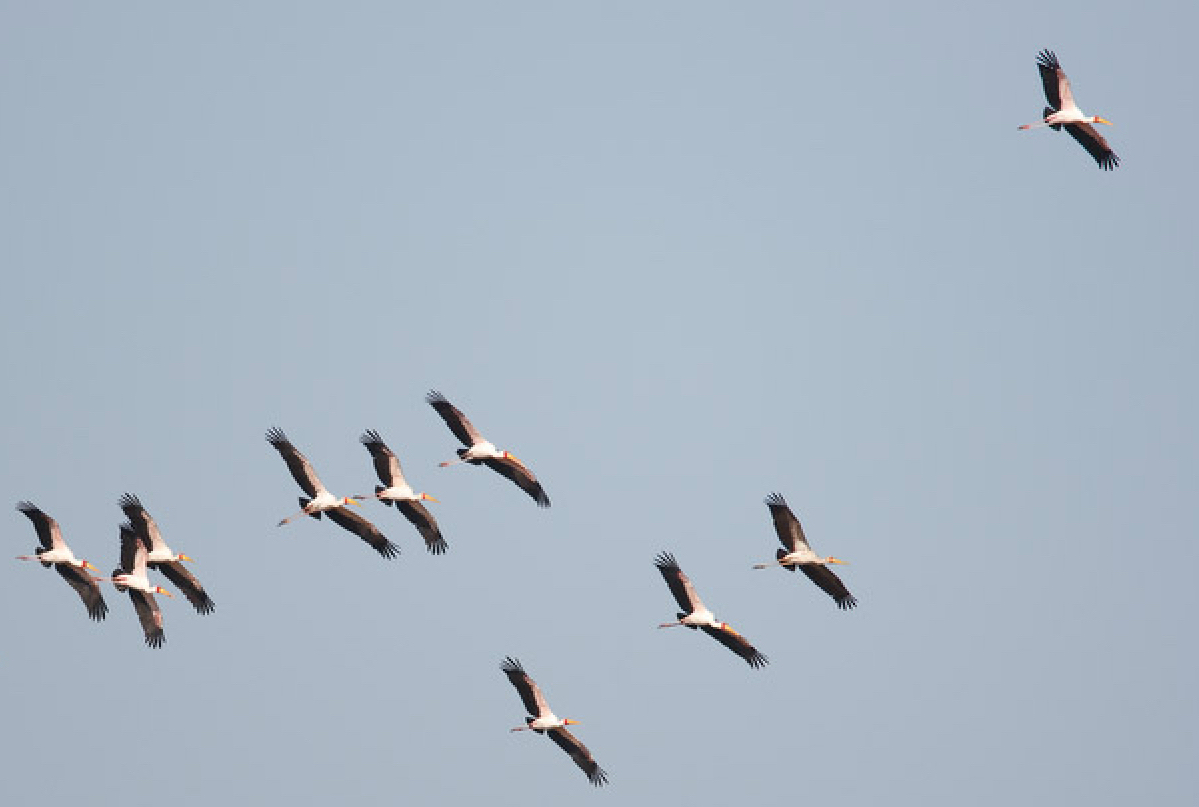
#> input picture computer_vision/lab1/birds.jpg, 1199 x 807 px
$ jupyter execute convolution.ipynb
#> lines starting #> are read from the running program, lines starting #| are printed output that depends on the picture
[cell 1]
import matplotlib.pyplot as plt
import numpy as np
from tqdm import trange

# 1D Conv

[cell 2]
def conv1d_zeropad(l, h):
    """l: signal, h: conv kernel"""
    assert len(l.shape) == 1
    assert len(h.shape) == 1

    out = np.zeros(l.shape[0] + h.shape[0] - 1)
    for n in range(out.shape[0]):
        out[n] = 0
        for k in range(l.shape[0]):
            hidx = n - k
            if hidx >= 0 and hidx < h.shape[0]:
                out[n] += h[hidx] * l[k]
    return out


l = np.array([1, 2, 3, 4])
h = np.array([-1, -2, -3])
conv1d_zeropad(l, h)

[cell 3]
def crosscorr1d_zeropad(l, h):
    assert len(l.shape) == 1
    assert len(h.shape) == 1

    out = np.zeros(l.shape[0])  # TODO: boundary
    for n in range(out.shape[0]):
        out[n] = 0
        for k in range(h.shape[0]):
            lidx = n + k
            if lidx >= 0 and lidx < l.shape[0]:
                out[n] += h[k] * l[lidx]
    return out


l = np.array([1, 2, 3, 4])
h = np.array([-1, -2, -3])
crosscorr1d_zeropad(l, h)

# 2D

[cell 4]
def conv2d_zeropad(l, h):
    assert len(l.shape) == 2
    assert len(h.shape) == 2

    out = np.zeros(shape=(l.shape[0] + h.shape[0] - 1, l.shape[1] + h.shape[1] - 1))
    for n in range(out.shape[0]):
        for m in range(out.shape[1]):
            out[n, m] = 0
            for k in range(l.shape[0]):
                for j in range(l.shape[1]):
                    hidx_n = n - k
                    hidx_m = m - j
                    if (
                        hidx_n >= 0
                        and hidx_n < h.shape[0]
                        and hidx_m >= 0
                        and hidx_m < h.shape[1]
                    ):
                        out[n, m] += h[hidx_n, hidx_m] * l[k, j]
    return out


def crosscorr2d_zeropad(l, h):
    assert len(l.shape) == 2
    assert len(h.shape) == 2

    out = np.zeros(shape=(l.shape[0], l.shape[1]))  # TODO: boundary?
    for n in trange(out.shape[0], ncols=80):
        for m in range(out.shape[1]):
            out[n, m] = 0
            for k in range(h.shape[0]):
                for j in range(h.shape[1]):
                    lidx_n = n + k
                    lidx_m = m + j
                    if (
                        lidx_n >= 0
                        and lidx_n < l.shape[0]
                        and lidx_m >= 0
                        and lidx_m < l.shape[1]
                    ):
                        out[n, m] += h[k, j] * l[lidx_n, lidx_m]
    return out

# Template Matching

[visionbook](https://visionbook.mit.edu/linear_image_filtering.html)

We can use cross-correlation to "match templates". This is a very simple and naive object detector. It's shift-invariant, but it doesn't deal with scale, rotation, illumination or any non-trivial intra-class variation.

Notice that for matching we need _cross-correlation_, not _convolution_.

We use a simple triangle as a pattern:

[cell 5]
kernel = np.array([[0, 0, 1, 0, 0], [0, 1, 1, 1, 0], [1, 1, 1, 1, 1]])
plt.matshow(kernel)
plt.show()

Now, we create some images that contain the pattern and it's flipped version.

[cell 6]
image = np.zeros(shape=(10, 10))
image[3, 5] = 1
image[8, 8] = 1
plt.matshow(image)

out = conv2d_zeropad(image, kernel)
plt.matshow(out)
plt.show()
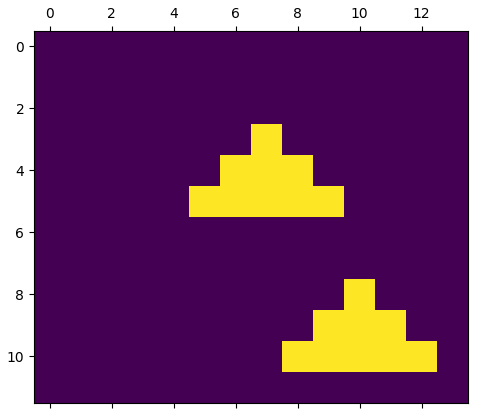
#> figure drawn by matplotlib, 1 panel

out = crosscorr2d_zeropad(image, kernel)
plt.matshow(out)
plt.show()

How can we detect this pattern in an image? we slide the pattern in every possible position and we compute the similarity between the local patch of the image and the pattern. Cross-correlation does what we want.

[cell 7]
kernel = np.array([[0, 0, 1, 0, 0], [0, 1, 1, 1, 0], [1, 1, 1, 1, 1]])
plt.matshow(kernel)

image = np.zeros(shape=(30, 30))
image[10:13, 10:15] = kernel
image[15:18, 20:25] = kernel

image[5:8, 20:25] = kernel[::-1]

plt.matshow(image)

out = conv2d_zeropad(image, kernel)
plt.matshow(out)

out = crosscorr2d_zeropad(image, kernel)
plt.matshow(out)
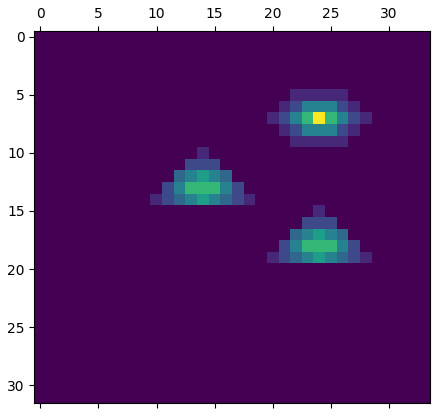
#> figure drawn by matplotlib, 1 panel

There is one final issue we have to address. Cross-correlation is not normalized, so brighter patterns (higher pixel values) will always have higher correlations. To fix this issue, we normalize the template and divide the cross-correlation results by the local standard deviation (as in eq. in the book).

[cell 8]
def template_matching(l, h):
    assert len(l.shape) == 2
    assert len(h.shape) == 2
    eps = 10 ** (-5)  # small value for stable non-zero divisions

    h_mu = h.mean()
    h_std = h.std() + eps
    h = (h - h_mu) / h_std  # normalized kernel -> template

    out = np.zeros(shape=(l.shape[0], l.shape[1]))  # TODO: boundary?
    for n in trange(out.shape[0], ncols=80):
        for m in range(out.shape[1]):
            out[n, m] = 0
            for k in range(h.shape[0]):
                for j in range(h.shape[1]):
                    lidx_n = n + k
                    lidx_m = m + j
                    if (
                        lidx_n >= 0
                        and lidx_n < l.shape[0]
                        and lidx_m >= 0
                        and lidx_m < l.shape[1]
                    ):
                        out[n, m] += h[k, j] * l[lidx_n, lidx_m]
            # normalize
            out[n, m] = out[n, m] / (
                l[n : n + h.shape[0], m : m + h.shape[1]].std() + eps
            )
    return out


kernel = np.array([[0, 0, 1, 0, 0], [0, 1, 1, 1, 0], [1, 1, 1, 1, 1]])
plt.matshow(kernel)

image = np.zeros(shape=(30, 30))
image[10:13, 10:15] = kernel
image[15:18, 20:25] = kernel
image[22:28, 3:13] = 1

image[5:8, 20:25] = kernel[::-1]
plt.matshow(image)

out = crosscorr2d_zeropad(image, kernel)
plt.matshow(out)

out = template_matching(image, kernel)
plt.matshow(out)
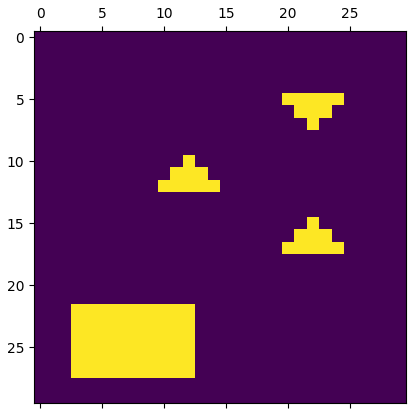
#> figure drawn by matplotlib, 1 panel
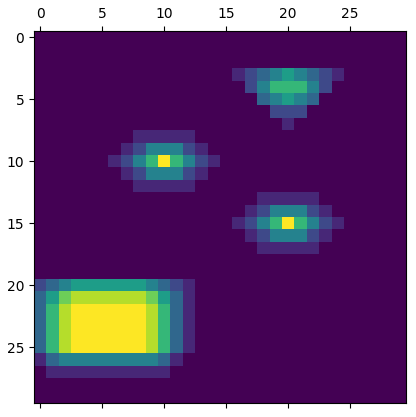
#> figure drawn by matplotlib, 1 panel
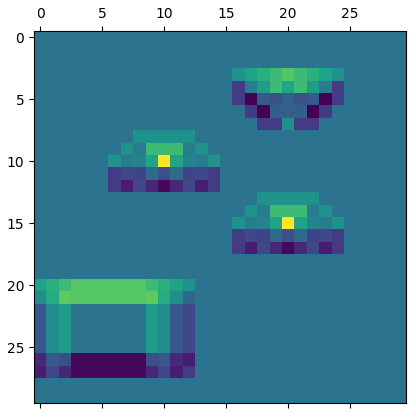
#> figure drawn by matplotlib, 1 panel

# Exercises

- try to implement different padding and boundary conditions (e.g. circular padding)
- try template matching with different images
  - can you recognize characters from an image with text? how robust is this method?
    - example: write some text in word and screenshot it, save an image, and save a template for a single character
    - try different fonts and see if it's possible to recognize bold characters with non-bold templates or similar hard settings (e.g. ambiguous fonts and characters)
- try to detect the birds in [Fig 15.5](https://visionbook.mit.edu/linear_image_filtering.html).
  - Download the image and create a template by cropping a single bird manually
  - hint: at the original resolution, the detector may be a bit noisy. Try to resize the image (e.g. using [zoom](https://docs.scipy.org/doc/scipy/reference/generated/scipy.ndimage.zoom.html)) to a smaller resolution. At lower solutions the birds will become simpler templates

[cell 9]
from matplotlib import image

img = image.imread("birds.jpg").mean(axis=2) / 255.0
#> img: shape (807, 1199) float64; min 0.00784, max 1, mean 0.714
patch = image.imread("patch.png").mean(axis=2)
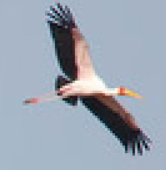
#> input picture computer_vision/lab1/patch.png, 166 x 170 px
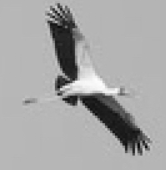
#> patch: shape (170, 166) float32; min 0.0261, max 0.997, mean 0.653

patch[(patch > 0.70) & (patch < 0.725)] = 0.0
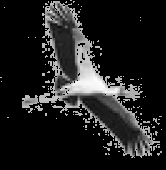
#> patch: shape (170, 166) float32; min 0, max 0.997, mean 0.126

print(patch)
#> (printed output is left out)

_, (ax1, ax2) = plt.subplots(1, 2)
ax1.set_title("Image")
ax1.imshow(img, cmap="gray")
ax1.axis("off")
ax2.set_title("Patch")
ax2.imshow(patch, cmap="gray")
ax2.axis("off")
plt.show()

[cell 10]
import cv2

out = cv2.matchTemplate(
    img.astype("float32"), patch.astype("float32"), cv2.TM_CCOEFF_NORMED
)
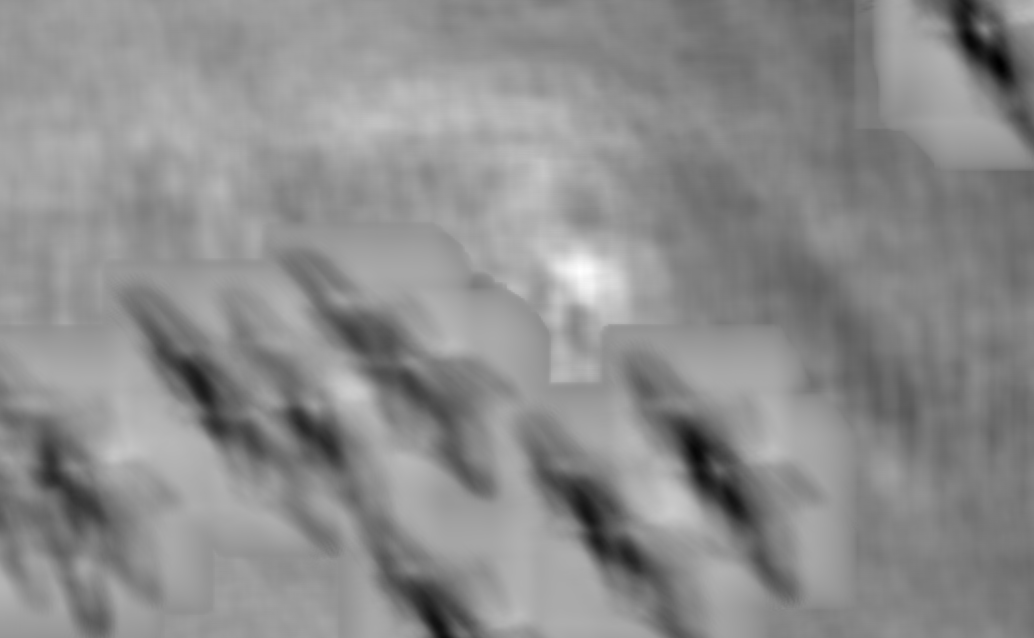
#> out: shape (638, 1034) float32; min -0.389, max 0.345, mean 0.0166; drawn with min black and max white

# 3. Visualizza il risultato
plt.figure(figsize=(10, 5))
plt.imshow(out, cmap="gray")
plt.colorbar()
plt.title("Risultato Template Matching")
plt.show()
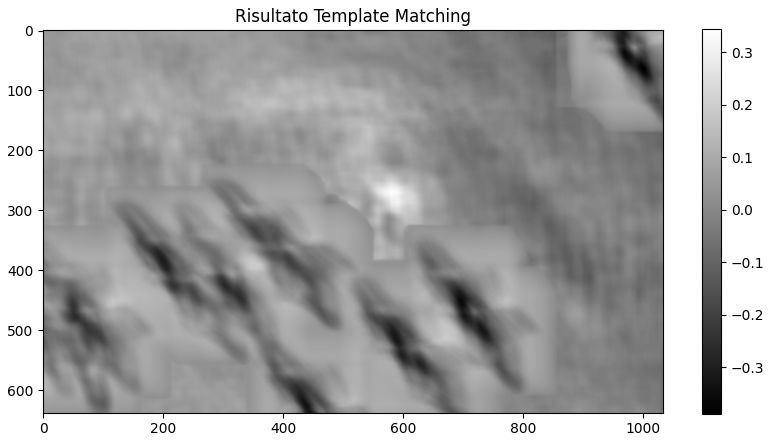
#> figure drawn by matplotlib, 2 panels
